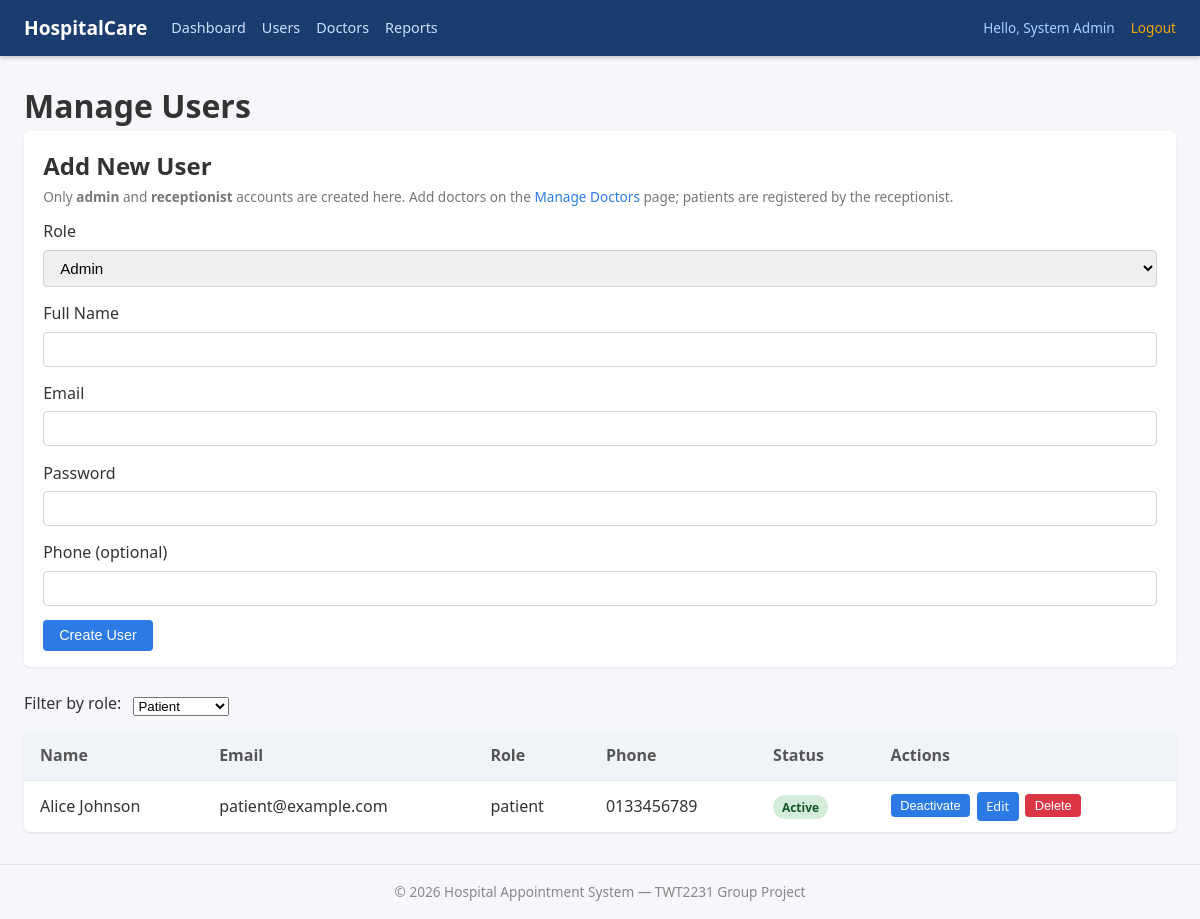
Page /pages/admin/users.php?role=patient (signed in) on the committed database.
### tables this page shows
CREATE TABLE users (
    id            INT UNSIGNED     NOT NULL AUTO_INCREMENT,
    role          ENUM('admin','doctor','patient','receptionist') NOT NULL,
    email         VARCHAR(255)     NOT NULL,
    password_hash VARCHAR(255)     NOT NULL,
    full_name     VARCHAR(100)     NOT NULL,
    phone         VARCHAR(20)      NULL,
    status        ENUM('active','inactive') NOT NULL DEFAULT 'active',
    created_at    DATETIME         NOT NULL DEFAULT CURRENT_TIMESTAMP,
    PRIMARY KEY (id),
    UNIQUE KEY uq_users_email (email)
);

### config/Database.php (called while the page is built, shortened)
<?php
class Database
{
    private static ?PDO $instance = null;
    public static function getInstance(): PDO
    {
        if (self::$instance === null) {
            $dsn = 'mysql:host=' . DB_HOST . ';dbname=' . DB_NAME . ';charset=utf8mb4';
            self::$instance = new PDO($dsn, DB_USER, DB_PASS, [
                PDO::ATTR_ERRMODE            => PDO::ERRMODE_EXCEPTION,
                PDO::ATTR_DEFAULT_FETCH_MODE => PDO::FETCH_ASSOC,
                PDO::ATTR_EMULATE_PREPARES   => false,
            ]);
        }
        return self::$instance;
    }
}

### classes/User.php (called while the page is built, shortened)
<?php
require_once __DIR__ . '/../config/Database.php';
class User
{
    private PDO $pdo;
    public function __construct()
    {
        $this->pdo = Database::getInstance();
    }
    public function findAll(?string $role = null): array
    {
        try {
            if ($role !== null && $role !== '') {
                $stmt = $this->pdo->prepare(
                    'SELECT * FROM users WHERE role = ? ORDER BY created_at DESC'
                );
                $stmt->execute([$role]);
            } else {
                $stmt = $this->pdo->query('SELECT * FROM users ORDER BY created_at DESC');
            }
            return $stmt->fetchAll();
        } catch (PDOException $e) {
            error_log('User::findAll error: ' . $e->getMessage());
            return [];
        }
    }
}

### classes/Auth.php (called while the page is built, shortened)
<?php
require_once __DIR__ . '/../config/Database.php';
require_once __DIR__ . '/User.php';
class Auth
{
    public static function userId(): ?int
    {
        return $_SESSION['user_id'] ?? null;
    }
}

### pages/admin/users.php (the view, shortened to what this page needs)
<?php
require_once '../../config/Database.php';
require_once '../../classes/Auth.php';
require_once '../../classes/User.php';
$userModel = new User();
$filterRole = $_GET['role'] ?? null;
$users      = $userModel->findAll($filterRole);
require_once '../../includes/header.php';
?>
<h1>Manage Users</h1>
<section class="info-card">
    <h2>Add New User</h2>
    <p class="form-hint">Only <strong>admin</strong> and <strong>receptionist</strong> accounts are created here. Add doctors on the <a href="doctors.php">Manage Doctors</a> page; patients are registered by the receptionist.</p>
    <form method="POST" id="create-user-form" novalidate>
        <div class="form-group">
            <label for="role">Role</label>
            <select name="role" id="role" required>
                <option value="admin">Admin</option>
            </select>
        </div>
        <div class="form-group">
            <label for="full_name">Full Name</label>
            <input type="text" name="full_name" id="full_name" data-required maxlength="100">
        </div>
        <div class="form-group">
            <label for="email">Email</label>
            <input type="email" name="email" id="email" data-required maxlength="255">
        </div>
        <div class="form-group">
            <label for="password">Password</label>
            <input type="password" name="password" id="password" data-required data-min-length="8" autocomplete="new-password">
        </div>
        <div class="form-group">
            <label for="phone">Phone (optional)</label>
            <input type="text" name="phone" id="phone" maxlength="20">
        </div>
        <button type="submit" class="btn">Create User</button>
    </form>
</section>
<section class="report-section">
    <form method="GET" class="filter-bar">
        <label for="filter-role">Filter by role:</label>
        <select name="role" id="filter-role" onchange="this.form.submit()">
            <?php foreach (['admin', 'doctor', 'patient', 'receptionist'] as $r): ?>
                <option value="<?= $r ?>" <?= $filterRole === $r ? 'selected' : '' ?>><?= ucfirst($r) ?></option>
            <?php endforeach; ?>
        </select>
    </form>
    <table class="data-table">
        <thead>
            <tr>
                <th>Name</th><th>Email</th><th>Role</th><th>Phone</th><th>Status</th><th>Actions</th>
            </tr>
        </thead>
        <tbody>
            <?php if (empty($users)): ?>
                <tr><td colspan="6">No users found.</td></tr>
            <?php else: ?>
                <?php foreach ($users as $user): ?>
                <tr>
                    <td><?= htmlspecialchars($user['full_name']) ?></td>
                    <td><?= htmlspecialchars($user['email']) ?></td>
                    <td><?= htmlspecialchars($user['role']) ?></td>
                    <td><?= htmlspecialchars($user['phone'] ?? '—') ?></td>
                    <td>
                        <span class="badge badge--<?= $user['status'] === 'active' ? 'active' : 'inactive' ?>">
                            <?= htmlspecialchars($user['status']) ?>
                        </span>
                    </td>
                    <td class="actions">
                        <form method="POST" class="inline-form">
                            <button type="submit" class="btn btn--small">
                                <?= $user['status'] === 'active' ? 'Deactivate' : 'Activate' ?>
                            </button>
                        </form>
                        <details class="inline-edit">
                            <summary class="btn btn--small">Edit</summary>
                        </details>
                        <?php if ((int) $user['id'] !== Auth::userId()): ?>
                        <form method="POST" class="inline-form" data-confirm="Delete this user permanently? This cannot be undone.">
                            <button type="submit" class="btn btn--danger btn--small">Delete</button>
                        </form>
                        <?php endif; ?>
                    </td>
                </tr>
                <?php endforeach; ?>
            <?php endif; ?>
        </tbody>
    </table>
</section>
<?php require_once '../../includes/footer.php'; ?>

### assets/css/style.css (style rules this page uses)
﻿ *, *::before, *::after { box-sizing: border-box; margin: 0; padding: 0; }
body { font-family: 'Segoe UI', Arial, sans-serif; background: #f5f7fa; color: #333; line-height: 1.6; }
a { color: #2c7be5; text-decoration: none; }
.btn { display: inline-block; padding: .45rem 1rem; background: #2c7be5; color: #fff; border: none; border-radius: 4px; cursor: pointer; font-size: .9rem; transition: background .2s; }
.btn--danger { background: #dc3545; }
.data-table { width: 100%; border-collapse: collapse; background: #fff; border-radius: 6px; overflow: hidden; box-shadow: 0 1px 3px rgba(0,0,0,.1); }
.data-table th, .data-table td { padding: .7rem 1rem; text-align: left; border-bottom: 1px solid #e8ecf0; }
.data-table th { background: #f0f4f8; font-weight: 600; color: #555; }
.data-table tr:last-child td { border-bottom: none; }
.info-card, .record-card, .doctor-card { background: #fff; border-radius: 6px; padding: 1rem 1.2rem; margin-bottom: 1rem; box-shadow: 0 1px 3px rgba(0,0,0,.08); }
.form-group { margin-bottom: .9rem; }
.form-group label { display: block; font-weight: 500; margin-bottom: .3rem; }
.form-group input, .form-group select, .form-group textarea { width: 100%; padding: .5rem .75rem; border: 1px solid #ced4da; border-radius: 4px; font-size: .95rem; }
.report-section { margin: 1.5rem 0; }
.badge { display: inline-block; padding: .15rem .55rem; border-radius: 999px; font-size: .75rem; font-weight: 600; text-transform: capitalize; }
.badge--active { background: #d4edda; color: #155724; }
.actions { display: flex; flex-wrap: wrap; gap: .4rem; align-items: flex-start; }
.inline-form { display: inline; margin: 0; }
.btn--small { padding: .25rem .6rem; font-size: .8rem; }
.inline-edit { display: inline-block; }
.inline-edit > summary { list-style: none; display: inline-block; }
.filter-bar { display: flex; flex-wrap: wrap; gap: .75rem; align-items: flex-end; margin-bottom: 1rem; }
.filter-bar select, .filter-bar input { width: auto; }
.form-hint { font-size: .85rem; color: #777; margin-bottom: .75rem; }

### rows in the picture
users: full_name "Alice Johnson", email "patient@example.com", role "patient", phone "0133456789", status "Active", shows "Deactivate"

### other values in the picture
$_SESSION['name'] "System Admin"
form field role "Patient"
